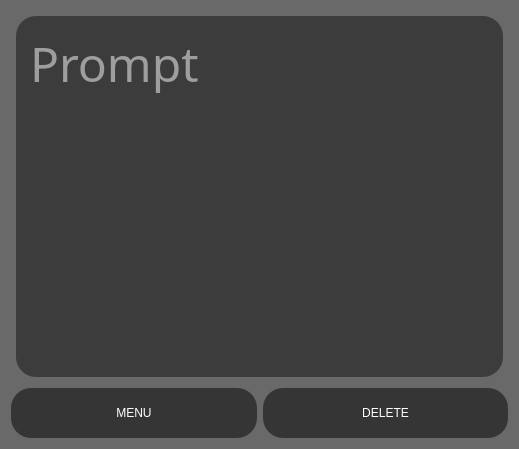
<?xml version="1.0" encoding="UTF-8"?>
<ui version="4.0">
 <class>Form</class>
 <widget class="QWidget" name="Form">
  <property name="geometry">
   <rect>
    <x>0</x>
    <y>0</y>
    <width>519</width>
    <height>449</height>
   </rect>
  </property>
  <property name="windowTitle">
   <string>Form</string>
  </property>
  <property name="styleSheet">
   <string notr="true">QWidget{background: rgba(55, 55, 55, 0.5)}
QPushButton {background-color: rgba(0, 0, 0, 0.5); border-radius: 20px ; color: white}
QTextEdit {
                font: 36pt 'Segoe UI Italic';
                background-color: rgba(15, 15, 15, 0.5);
                color: white;
                border-radius: 20px;
                padding: 10px;
            }



</string>
  </property>
  <layout class="QVBoxLayout" name="verticalLayout">
   <item>
    <widget class="QTextEdit" name="prompts">
     <property name="font">
      <font>
       <family>Segoe UI Italic</family>
       <pointsize>36</pointsize>
       <italic>false</italic>
       <bold>false</bold>
      </font>
     </property>
     <property name="cursor" stdset="0">
      <cursorShape>IBeamCursor</cursorShape>
     </property>
     <property name="styleSheet">
      <string notr="true">QTextEdit {
    margin-top: 5px;
    margin-right: 5px;
    margin-bottom: 5px;
    margin-left: 5px;
}</string>
     </property>
     <property name="autoFormatting">
      <set>QTextEdit::AutoBulletList</set>
     </property>
     <property name="placeholderText">
      <string>Prompt</string>
     </property>
    </widget>
   </item>
   <item>
    <layout class="QHBoxLayout" name="horizontalLayout">
     <item>
      <widget class="QPushButton" name="menu">
       <property name="minimumSize">
        <size>
         <width>0</width>
         <height>50</height>
        </size>
       </property>
       <property name="text">
        <string>MENU</string>
       </property>
      </widget>
     </item>
     <item>
      <widget class="QPushButton" name="deletebutton">
       <property name="minimumSize">
        <size>
         <width>0</width>
         <height>50</height>
        </size>
       </property>
       <property name="text">
        <string>DELETE</string>
       </property>
      </widget>
     </item>
    </layout>
   </item>
  </layout>
 </widget>
 <resources/>
 <connections/>
</ui>
